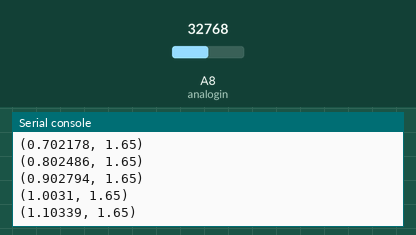
Recording of a program running on a simulated CircuitPython board. Shown: the last lines printed to the serial console. The test bench sets the inputs (shaded band); at power-on: A8 (analogin) = 32768 (analog values on the 0–65535 scale).

Above: at 1.2 s.
1.3 s: A8 (analogin) set to 45874
At 1.31 s:
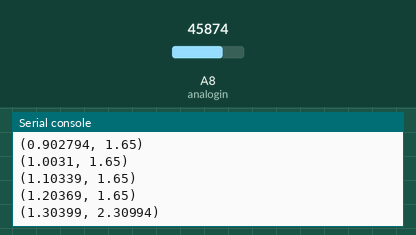
2.8 s: A8 (analogin) set to 57670
At 2.81 s:
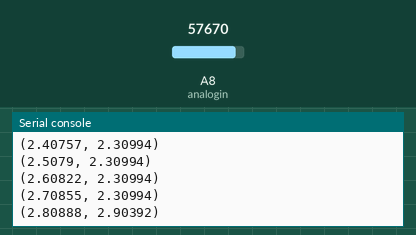
Timing chart, 0 to 5.8 s (numbered marks = the images above; inputs shaded):
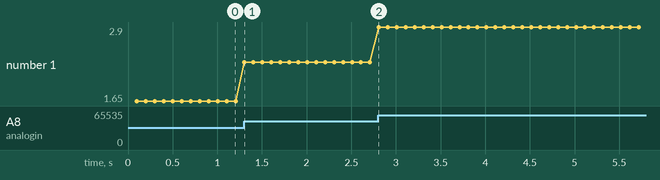

The program:

photocell_read.py
```python
import time
import board
from analogio import AnalogIn

analogin = AnalogIn(board.A8)

def getVoltage(pin):  # helper
    return (pin.value * 3.3) / 65536

bootuptime = time.monotonic()
while True:
    time_elapsed = time.monotonic() - bootuptime
    #print("Analog Voltage: %f" % getVoltage(analogin))
    val = getVoltage(analogin)
    print((time_elapsed,val))
    time.sleep(0.1)
```

Measured:
- after the input at 1.3 s, the serial console: prints a new line at once (image 1)
- plotted number 1: 1.65 → 2.31 after the input at 1.3 s
